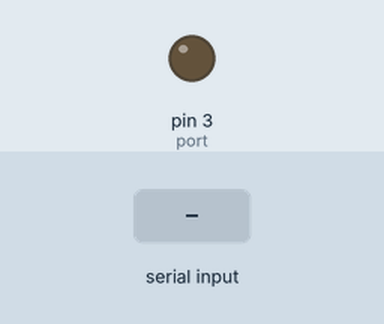
Simulated run of this sketch. Board: Arduino Uno, built with avr-gcc and run on an emulated ATmega328P. Shown: output pins drawn as LEDs (lit = HIGH). The inputs (shaded band) are chosen by the test bench.

Above: at 1.2 s.
1.3 s: "90,45\n" received over Serial
At 1.8 s:
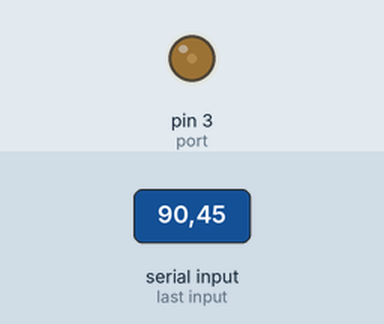
3.8 s: "30,150\n" received over Serial
At 4.6 s:
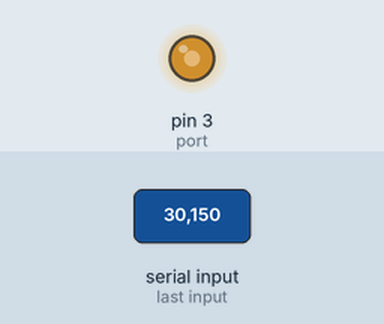
6.3 s: "200\n" received over Serial
At 6.7 s:
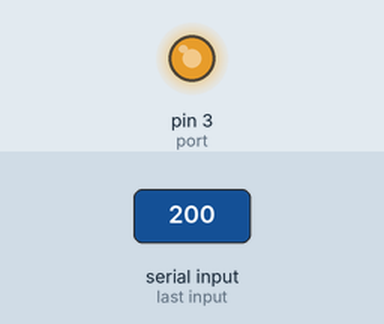
Timing chart, 0 to 9.3 s (numbered marks = the images above; inputs shaded):
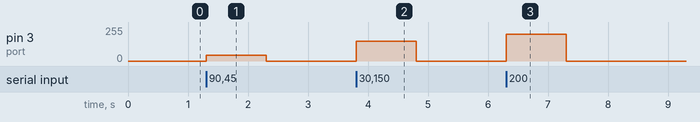

The sketch:

PWM.ino
```cpp
//Motor
const int port = 3;
const int maxForward = 254;
const int neutral = 190; //187 to 190
const int maxBackward = 155;

void setup() {
  // put your setup code here, to run once:
  Serial.begin(9600);
  pinMode(port, OUTPUT);
}

void loop() {
  // put your main code here, to run repeatedly:
  if (Serial.available()>0) {
    int value = Serial.parseInt();
    analogWrite(port, value);
  }
}
```

Measured:
- after the input at 1.3 s, pin 3 (port): 0/255 → 45/255 at once, → 0/255 1.0 s later
- after the input at 3.8 s, pin 3 (port): 0/255 → 150/255 at once, → 0/255 1.0 s later
- after the input at 6.3 s, pin 3 (port): 0/255 → 200/255 at once, → 0/255 1.0 s later
